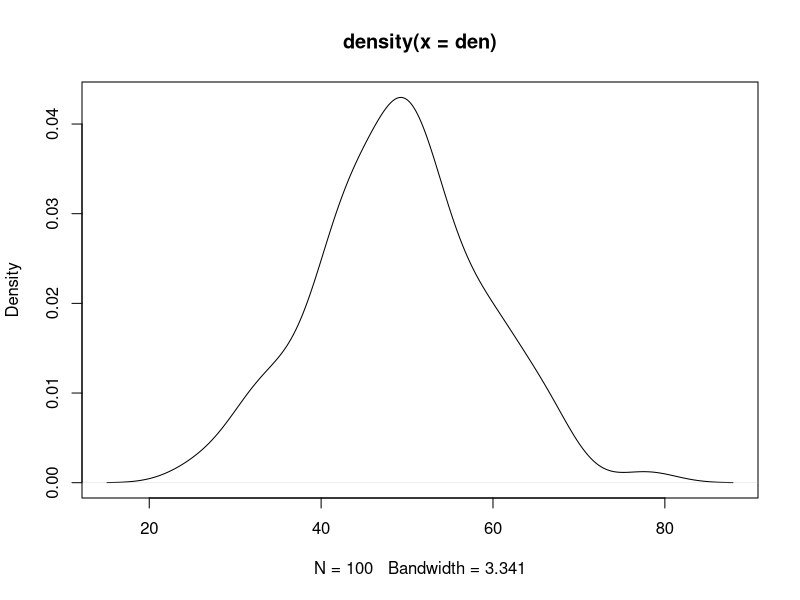
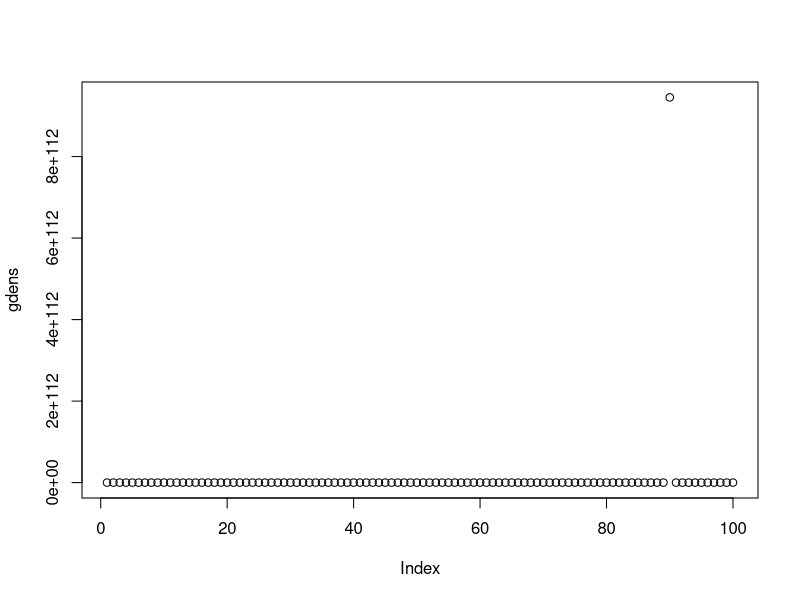

The R script that drew these images, in order:
# ds <- seq(1020,1400, 20)
# dp <- seq(.01, .99, .05)
# 
# 
# dens <- density(ds)
# plot(dens)

# plot(function(x) qnorm(x, log.p=TRUE), -50, 10,


     # main = "log { Normal Cumulative }")

den <- rnorm(100, m=50, sd=10)

dens <- density(den)

plot(dens)

gdens <- gamma(den)

ggdens <- density(gdens)

plot(gdens)
